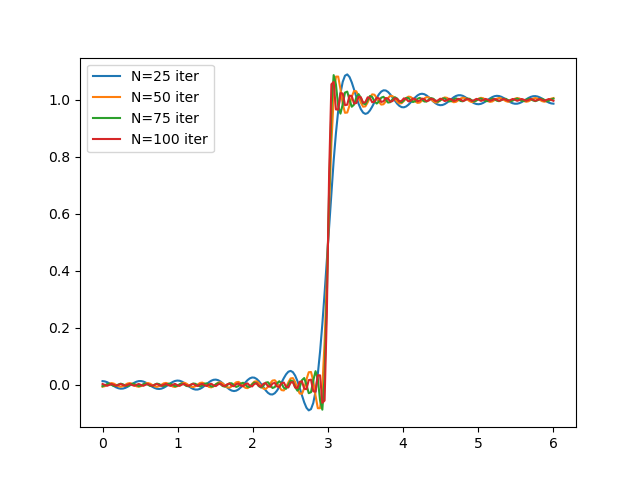

Write Python code to recreate this figure.
#!/usr/bin/python

import numpy as np

from matplotlib import pyplot as plt
from matplotlib import cm
from matplotlib import animation
from matplotlib.ticker import LinearLocator


# basic parameters
nx = 200   # number of points in x dimension
L = 6
pi = np.pi

nvals = [25,50,75,100]
ntest = len(nvals)

x = np.linspace(0,L,nx)
u = np.zeros([nx,ntest])

for i in range(ntest):
  u[:,i] = 0.5
  for n in range(1,nvals[i]):
    u[:,i] += (-2/(n*pi))*np.sin(n*pi/2)*np.cos(n*pi*x/L)

  plt.plot(x,u[:,i],label='N=%i iter' % nvals[i])

plt.legend()
plt.savefig('hw1-part3.png')


